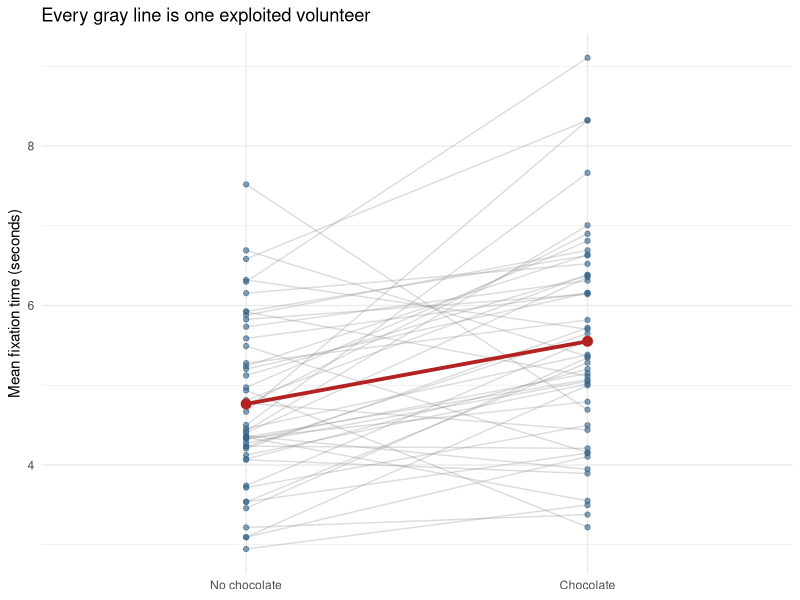
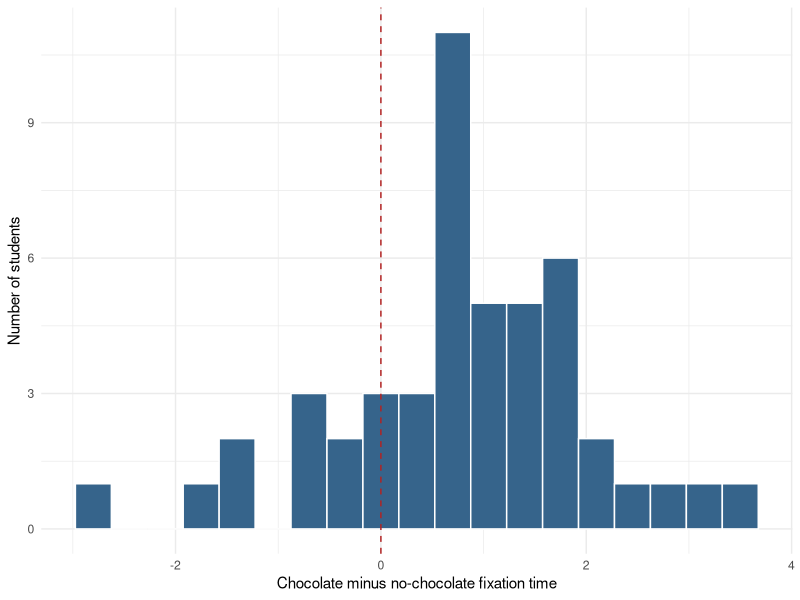

Here is the R script that generated these plots, in order:
## ---- chunk 1
knitr::opts_chunk$set(
  echo = TRUE,
  message = FALSE,
  warning = FALSE,
  fig.width = 5.5,
  fig.height = 3.5,
  fig.align = "center",
  fig.pos = "H",
  results = "hold"
)
## ---- chunk 2
set.seed(343)

n <- 48
participant_effect <- rnorm(n, mean = 0, sd = 1.20)

paired_wide <- data.frame(
  participant = factor(seq_len(n)),
  no_chocolate = 5.00 + participant_effect + rnorm(n, 0, 0.80),
  chocolate = 5.75 + participant_effect + rnorm(n, 0, 0.80)
)

paired_wide$difference <-
  paired_wide$chocolate - paired_wide$no_chocolate

paired_long <- tidyr::pivot_longer(
  paired_wide,
  cols = c(no_chocolate, chocolate),
  names_to = "condition",
  values_to = "fixation"
)

paired_long$condition <- factor(
  paired_long$condition,
  levels = c("no_chocolate", "chocolate"),
  labels = c("No chocolate", "Chocolate")
)
## ---- chunk 3
head(paired_wide[, c("participant", "no_chocolate", "chocolate")], 3)
## ---- chunk 4
head(paired_long[, c("participant", "condition", "fixation")], 6)
## ---- chunk 5
#| fig-cap: "Each gray line is one student measured twice. The red line is the average change."
#| fig-alt: "A paired line plot with two columns, no chocolate on the left and chocolate on the right. Forty-eight faint gray lines connect each student's two fixation times, most sloping upward but several sloping down. A thick red line runs between the two condition means, rising from about 4.8 to about 5.6 seconds."
library(ggplot2)

ggplot(
  paired_long,
  aes(x = condition, y = fixation, group = participant)
) +
  geom_line(alpha = 0.30, color = "gray55") +
  geom_point(alpha = 0.60, color = "steelblue4") +
  stat_summary(
    aes(group = 1), fun = mean, geom = "line",
    color = "firebrick", linewidth = 1.3
  ) +
  stat_summary(
    aes(group = 1), fun = mean, geom = "point",
    color = "firebrick", size = 3
  ) +
  labs(
    x = NULL,
    y = "Mean fixation time (seconds)",
    title = "Every gray line is one exploited volunteer"
  ) +
  theme_minimal(base_size = 11)
## ---- chunk 6
paired_result <- t.test(
  paired_wide$chocolate,
  paired_wide$no_chocolate,
  paired = TRUE
)

paired_result
## ---- chunk 7
difference_result <- t.test(paired_wide$difference, mu = 0)
difference_result
## ---- chunk 8
d_z <- mean(paired_wide$difference) /
  sd(paired_wide$difference)

d_z
## ---- chunk 9
#| echo: true
# How much do a person's two scores agree with each other?
cor(paired_wide$chocolate, paired_wide$no_chocolate)

# The WRONG test, run deliberately: the same numbers with the pairing thrown away.
# Do not copy this into your homework.
unpaired_result <- t.test(paired_wide$chocolate, paired_wide$no_chocolate)

unpaired_result
## ---- chunk 10
#| fig-width: 5.5
#| fig-height: 2.8
#| fig-cap: "The 48 difference scores. This is the distribution the test actually looks at."
#| fig-alt: "Histogram of 48 difference scores, chocolate minus no chocolate, roughly mound-shaped and centered a little below one second. A dashed red vertical line marks zero, with most of the distribution sitting to its right and a handful of students falling to the left."
ggplot(paired_wide, aes(x = difference)) +
  geom_histogram(binwidth = 0.35, color = "white", fill = "steelblue4") +
  geom_vline(xintercept = 0, linetype = 2, color = "firebrick") +
  labs(
    x = "Chocolate minus no-chocolate fixation time",
    y = "Number of students"
  ) +
  theme_minimal(base_size = 11)
## ---- chunk 11
#| echo: true
Paired.Power.80 <- power.t.test(n = NULL,
                                delta = d_z,       # the effect size for paired data
                                sd = 1,
                                sig.level = 0.05,
                                power = .80,
                                type = "paired",
                                alternative = "two.sided")

ceiling(Paired.Power.80$n)
## ---- chunk 12
#| echo: true
# Same effect size, same power, same alpha. Only the design changes.
n_independent <- ceiling(power.t.test(delta = d_z, sd = 1, power = .80,
                                      sig.level = .05,
                                      type = "two.sample")$n)

n_paired <- ceiling(power.t.test(delta = d_z, sd = 1, power = .80,
                                 sig.level = .05,
                                 type = "paired")$n)

c(independent_per_group = n_independent,
  independent_total     = 2 * n_independent,
  paired_people         = n_paired)
